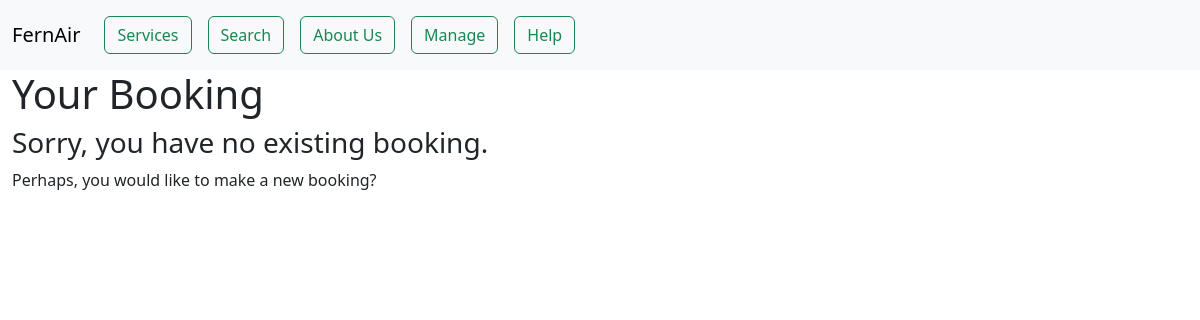
Page /manage/booking (signed in) on the earlier database version.
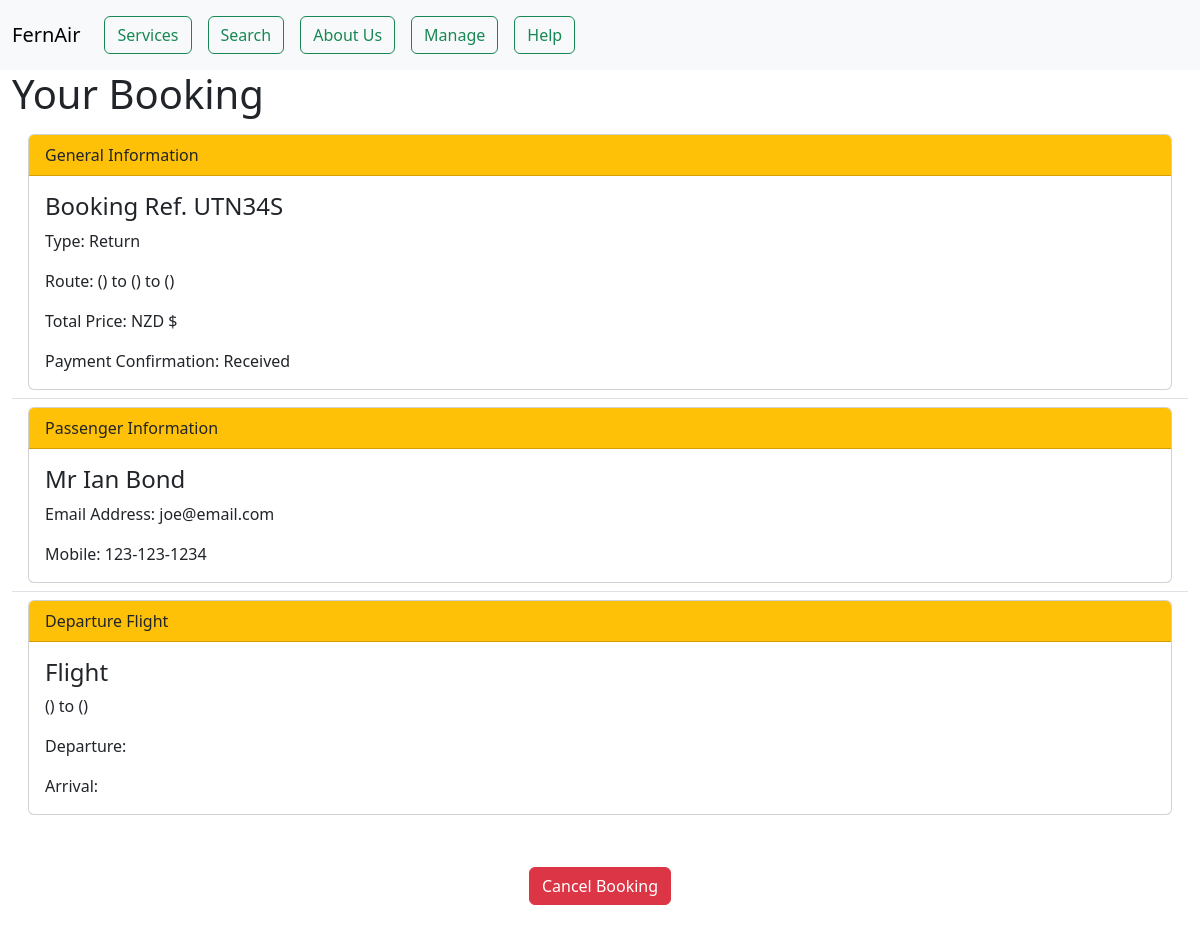
Same page on the later database version.
### database/models.py (models this page shows, shortened)
class Customer(db.Model, UserMixin):
    id = db.Column(db.Integer, primary_key=True)
    title = db.Column(db.String(20))
    first_name = db.Column(db.String(20))
    last_name = db.Column(db.String(20))
    email = db.Column(db.String(20))
    mobile = db.Column(db.String(20))
    booking_ref = db.Column(db.String(20), db.ForeignKey("booking.booking_ref"))
    booking = db.relationship("Booking", foreign_keys=[booking_ref])

### backend/views.py (the view)
@views.route("/manage/booking")
@login_required
def manage_booking():
    return render_template("manage_booking.html", user=current_user)

### app.py (called while the page is built)
    @login_manager.user_loader
    def load_user(user_id):
        return Customer.query.get(int(user_id))

### frontend/templates/manage_booking.html (shortened to what this page needs)
{% extends "base.html" %}
{% block content %}
    <div class="container-fluid">
        <h1>Your Booking</h1>
        {% if user.booking %}
        <ul class="list-group list-group-flush" id="inbound_flights">
            <li class="list-group-item list-group-item-action">
                <div class="card">
                    <div class="card-header bg-warning">
                        General Information
                    </div>
                    <div class="card-body">
                        <h4 class="card-title">Booking Ref. {{ user.booking_ref }}</h4>
                        <p class="card-text">Type: Return</p>
                        <p class="card-text">Route: {{ user.booking.outbound_flight.origin }}
                            ({{ user.booking.outbound_flight.origin_code }})
                            to {{ user.booking.outbound_flight.dest }} ({{ user.booking.outbound_flight.dest_code }})
                            to {{ user.booking.outbound_flight.origin }}
                            ({{ user.booking.outbound_flight.origin_code }})</p>
                        {% if user.booking.inbound_flight %}
                            <p class="card-text">Total Price: NZD
                                ${{ user.booking.outbound_flight.price + user.booking.inbound_flight.price }}</p>
                                {% else %}
                            <p class="card-text">Total Price: NZD
                                ${{ user.booking.outbound_flight.price }}</p>
                            {% endif %}
                            <p class="card-text">Payment Confirmation: Received</p>
                            </div>
                            </div>
                            </li>
                            <li class="list-group-item list-group-item-action">
                                <div class="card">
                                    <div class="card-header bg-warning">
                                        Passenger Information
                                    </div>
                                    <div class="card-body">
                                        <h4 class="card-title">{{ user.title }} {{ user.first_name }} {{ user.last_name }}</h4>
                                        <p class="card-text">Email Address: {{ user.email }}</p>
                                        <p class="card-text">Mobile: {{ user.mobile }}</p>
                                    </div>
                                </div>
                            </li>
                            <li class="list-group-item list-group-item-action">
                                <div class="card">
                                    <div class="card-header bg-warning">
                                        Departure Flight
                                    </div>
                                    <div class="card-body">
                                        <h4 class="card-title">Flight {{ user.booking.outbound_flight.id }}</h4>
                                        <p class="card-text">{{ user.booking.outbound_flight.origin }}
                                            ({{ user.booking.outbound_flight.origin_code }})
                                            to {{ user.booking.outbound_flight.dest }}
                                            ({{ user.booking.outbound_flight.dest_code }})</p>
                                        <p class="card-text">Departure: {{ user.booking.outbound_flight.leave_dt }}</p>
                                        <p class="card-text">Arrival: {{ user.booking.outbound_flight.arrival_dt }}</p>
                                    </div>
                                </div>
                            </li>
                            </ul>
                            <br>
                            <button class="btn btn-danger text-center"
                                    style="margin: 20px auto 40px auto; display: block"
                                    onclick="cancelBooking({{ user.booking.id }})">Cancel Booking
                            </button>
                        {% else %}
                            <h3>Sorry, you have no existing booking.</h3>
                            <p>Perhaps, you would like to make a new booking?</p>
                        {% endif %}
    </div>
{% endblock %}

### frontend/templates/base.html (shortened to what this page needs)
<!DOCTYPE html>
<html lang="en">
<head>
    <link href="https://cdn.jsdelivr.net/npm/bootstrap@5.3.0-alpha3/dist/css/bootstrap.min.css" rel="stylesheet"
>
</head>
<body>
<nav class="navbar navbar-expand-md navbar-light bg-light" style="background-color: #023020;">
    <div class="container-fluid">
        <a class="navbar-brand" href="/">FernAir</a>
        <div class="collapse navbar-collapse" id="navbar">
            <div class="navbar-nav">
                <a class="nav-item nav-link" id="flights_search" href="/flights">
                    <button class="btn btn-outline-success my-2 my-sm-0">Services</button>
                </a>
                <a class="nav-item nav-link" id="flights_search" href="/flights/search">
                    <button class="btn btn-outline-success my-2 my-sm-0">Search</button>
                </a>
                <a class="nav-item nav-link" id="about_us" href="/about_us">
                    <button class="btn btn-outline-success my-2 my-sm-0">About Us</button>
                </a>
                <a class="nav-item nav-link" id="manage" href="/manage">
                    <button class="btn btn-outline-success my-2 my-sm-0">Manage</button>
                </a>
                <a class="nav-item nav-link" id="help" href="/help">
                    <button class="btn btn-outline-success my-2 my-sm-0">Help</button>
                </a>
            </div>
        </div>
    </div>
</nav>
{% block content %}
{% endblock %}
</body>
</html>

Differences in the rows shown:
now on this page (row edited): Customer: booking_ref "UTN34S", title "Mr", first_name "Ian", last_name "Bond", email "joe@email.com", mobile "123-123-1234"
Other differences:
text no longer shown: "Sorry, you have no existing booking. Perhaps, you would like to make a new booking?"
text now shown: "General Information Booking Ref. Type: Return Route: ( ) to ( ) to ( ) Total Price: NZD $ Payment Confirmation: Received Passenger Information Email Address: Mobile: Departure Flight Flight ( ) to ( ) Departure: Arrival: Cancel Booking"
